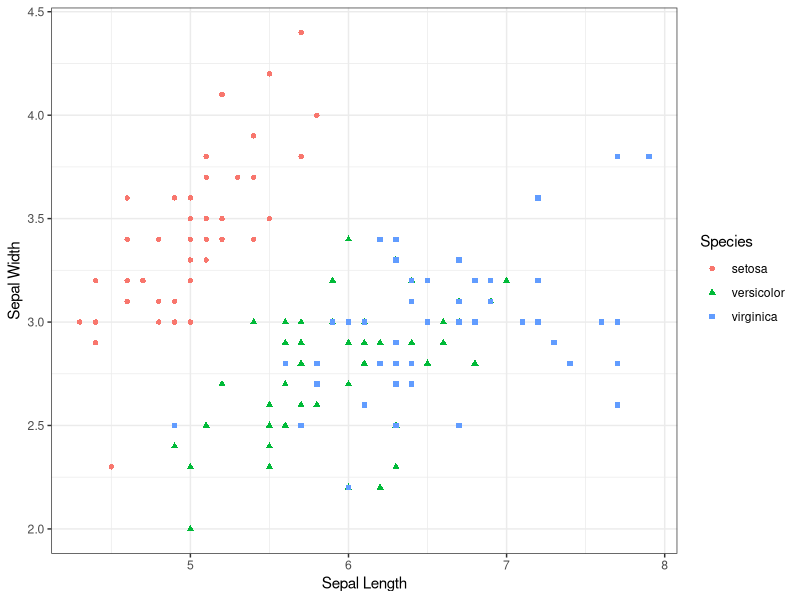

Reproduce this figure in R. (Note: this script raises an error after producing the figure.)
## ---- chunk 1
library(ggplot2)
# Dataset
head(iris)
## ---- chunk 2
scatter <- ggplot(data=iris, aes(x= Sepal.Length, y = Sepal.Width))
scatter + geom_point(aes(color=Species, shape=Species)) +
  xlab("Sepal Length") + ylab("Sepal Width") +
  theme_bw()
## ---- chunk 3
knitr::include_graphics("cute-red-panda-40.jpg")
## ---- chunk 4
library(tidyverse)
covid_deaths <- read_csv("covid_deaths_by_age_2020-06-05.csv")
# let's select the rows of actual data
covid_deaths_filtered <- covid_deaths[7:16,]
# set column names 
names(covid_deaths_filtered) <- c("age_group", 
                                  "non-covid_excess_mortality", 
                                  "covid_excess_mortality")
# convert to long-format dataframe
covid_deaths_long <- pivot_longer(covid_deaths_filtered, 
                                  -age_group, 
                                  names_to = "mortality_type", 
                                  values_to = "deaths")
# convert deaths to a numeric
covid_deaths_long$deaths <- as.numeric(covid_deaths_long$deaths)
# plot 
ggplot(covid_deaths_long, aes(x = age_group, y = deaths)) +
  geom_bar(aes(fill = mortality_type), 
           stat="identity", 
           position=position_dodge()) +
  ylab("Deaths registered per 100,000") +
  xlab("Age Group") +
  theme_bw() +
  theme(legend.position = "top",
        legend.direction = "horizontal") +
  scale_fill_manual(name = "", 
                    labels = c("COVID-19 mortality rate", 
                               "Non-COVID-19 excess mortality rate"), 
                    values = c("tomato", "steelblue")) +
  labs(caption = "Source: Office for National Statistics")
## ---- chunk 5
print(covid_deaths_filtered)
## ---- chunk 6
# stop scientific notation
options(scipen=999)
# calculate risk per 100,000
risk = (60 / 66796807) * 100000
# print result
print(paste("The inidence rate of lightning strikes per 100,000 = ", round(risk, 5), sep = ""))
